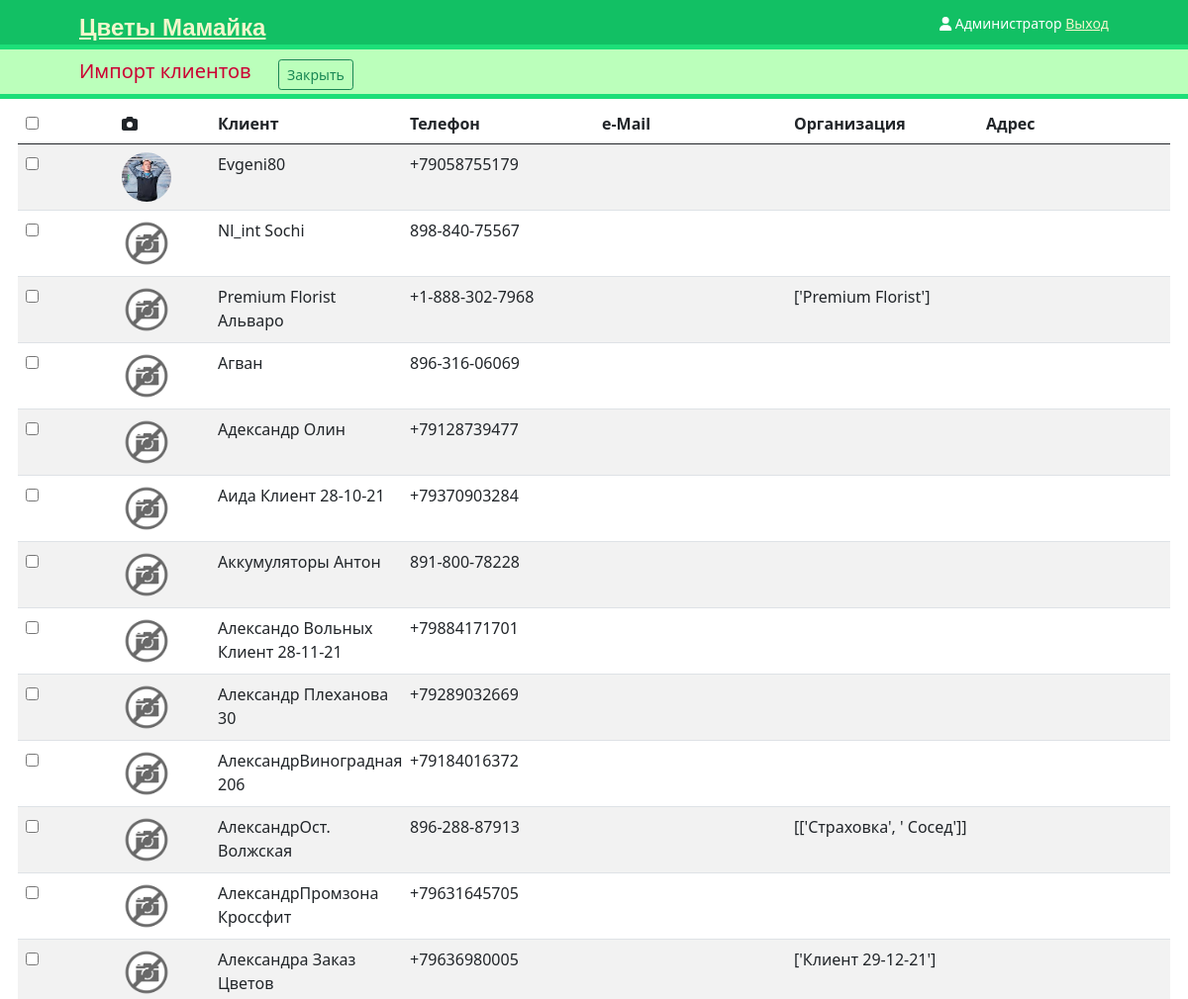
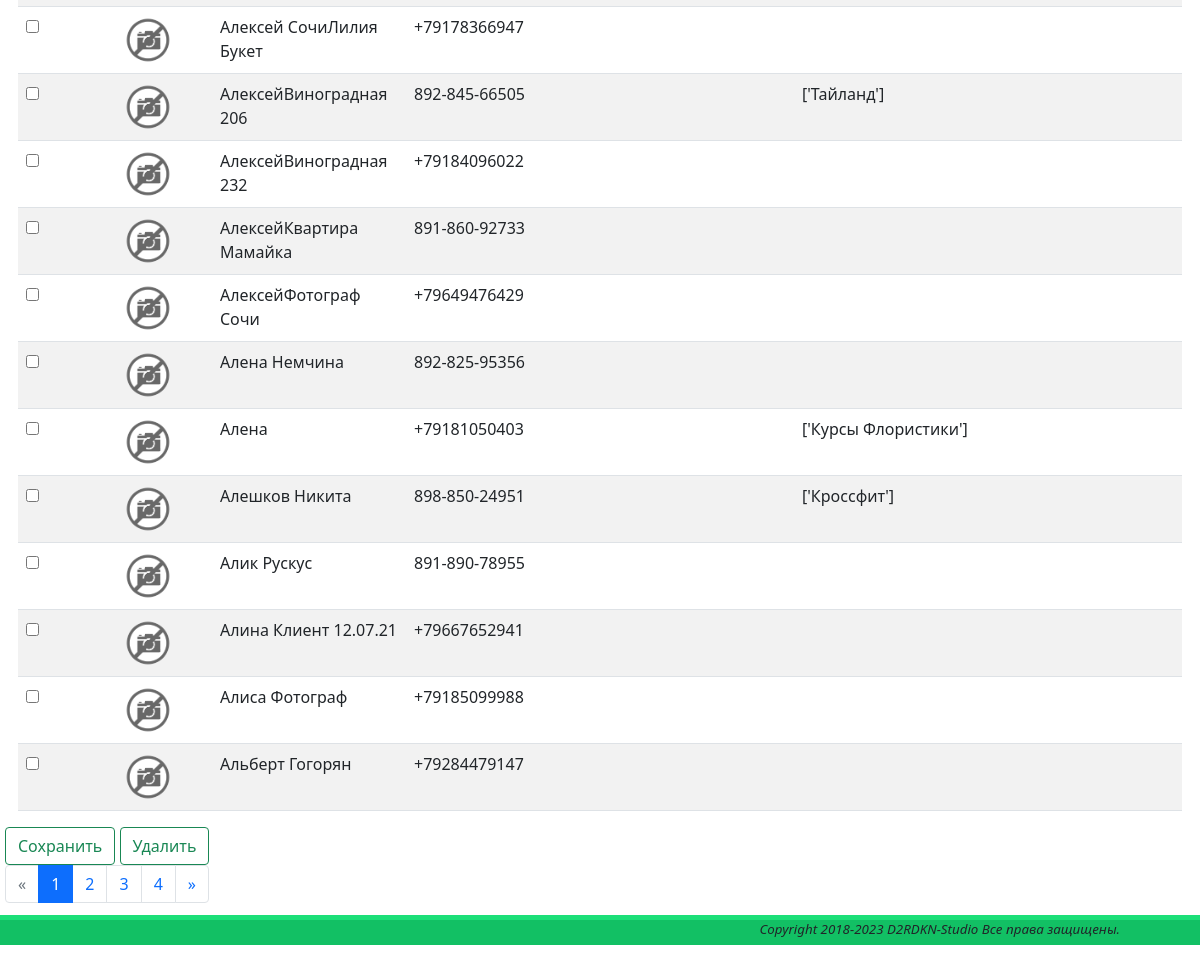
Before: /references/contacts/import/ (signed in) with the older database file (2 pictures, top to bottom).
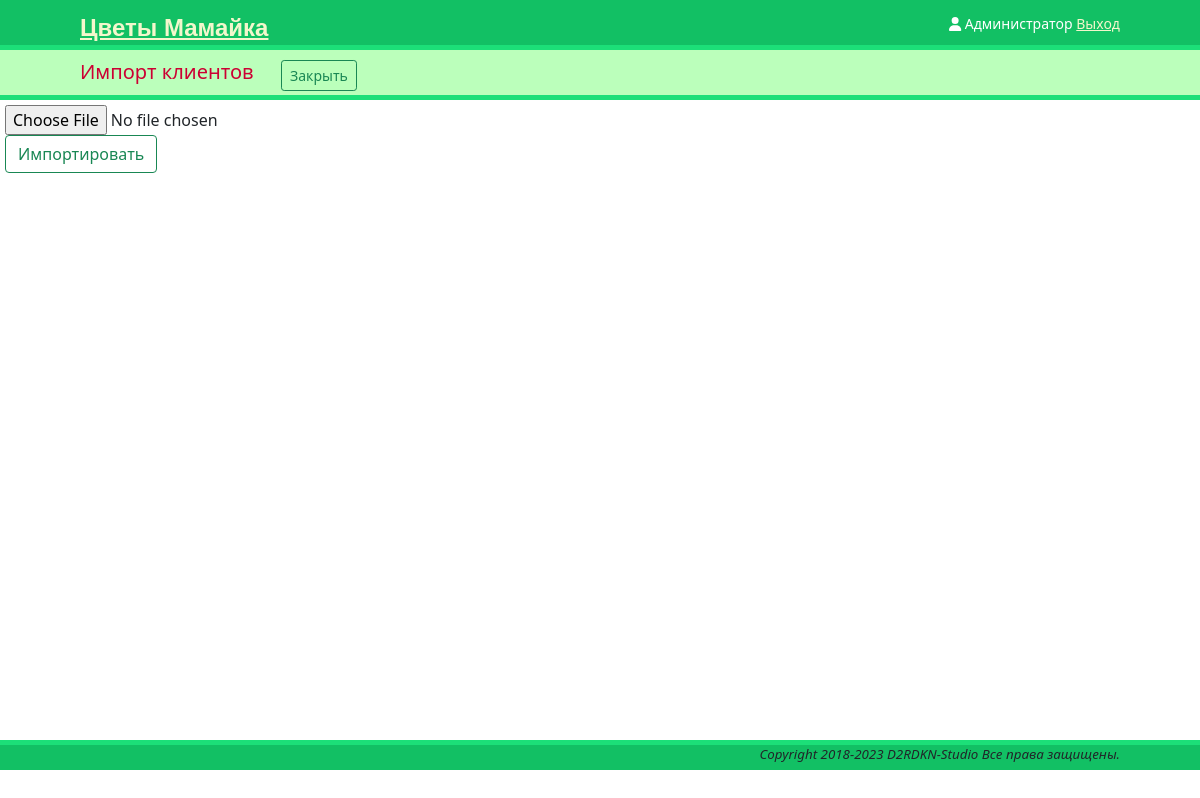
After: the same page with the newer database file.
### references/contacts/models.py (models this page shows)
class ContactTmp(models.Model):
    first_name = models.CharField(max_length=255, verbose_name='Имя')
    last_name = models.CharField(blank=True, max_length=255, verbose_name='Фамилия')
    email = models.EmailField(blank=True, verbose_name='Почта')
    phone = models.CharField(max_length=20, verbose_name='Телефон')
    phone2 = models.CharField(blank=True, max_length=20, verbose_name='Телефон2')
    address = models.TextField(blank=True, verbose_name='Адрес')
    description = models.TextField(blank=True, verbose_name='Описание')
    image = models.TextField(blank=True, verbose_name='Изображение')
    class Meta:
        ordering = ['first_name']

### references/contacts/views.py (the view, shortened to what this page needs)
# urls.py: path('import/', contacts_views.contacts_import, name='contacts_import'),
@login_required
def contacts_import(request):
    contacts = ContactTmp.objects.all()
    if contacts.count() > 0:    # проверка на существование контактов во временном файле.
        if request.method == 'POST' and request.POST.get("clear"):      # удаляем отмеченные записи
            items = request.POST.getlist("item")
            for item in items:
                ContactTmp.objects.filter(id=item).delete()
            return render(request, 'references/contacts/import.html', {'flist': contacts_paginator(request)})
        return render(request, 'references/contacts/import.html', {'flist': contacts_paginator(request)})
    else:   # Временная таблица пустая
        if request.method == 'POST' and request.POST.get("load_file"):  # загружаем данные из vCard
            fd = request.FILES['file']
            if fd:
                """
                Убираем переносы строк, так как vobject
                нифига не умеет читать перенесенные строки, а
                в vcard строки длиннее 75 символов, переносятся на новую строку
                с символом '='
                Ну и переводим за одним в кодировку utf-8
                """
                fd = fd.read().decode('utf-8').replace("=\r\n=", '=').replace("=\r\n;", ';')
                vcardlist = vobject.readComponents(fd)
                for vcard in vcardlist:
                    if hasattr(vcard, 'fn'):
                        if hasattr(vcard, 'n'):
                            nname = "".join([vcard.n.value.prefix, vcard.n.value.given,
                                              vcard.n.value.suffix, vcard.n.value.additional])
                            fname = vcard.n.value.family
                        else:
                            nname = ""
                            fname = ""
                        if hasattr(vcard, 'tel'):
                            cell = [tel.value for tel in vcard.contents['tel']]
                            cel1=cell[0]
                            if len(cell)>1:
                                cel2=cell[1]
                            else:
                                cel2=""
                        else:
                            cell = ""
                            cel2 = ""
                        if hasattr(vcard, 'address'):
                            address = vcard.address.value
                        else:
                            address = ""
                        if hasattr(vcard, 'org'):
                            org = vcard.org.value
                        else:
                            org = ""
                        if hasattr(vcard, 'photo'):
                            strphoto = base64.b64encode(vcard.photo.value).decode('utf-8')
                        else:
                            strphoto = ""
                        if hasattr(vcard, 'email'):
                            email = vcard.email.value
                        else:
                            email = ""
                        contact = ContactTmp(first_name=nname, last_name=fname, email=email, phone=cel1,
                                             phone2=cel2, address=address, description=org, image=strphoto)
                        contact.save()
                return render(request, 'references/contacts/import.html', {'flist': contacts_paginator(request)})
            else:
                return render(request, 'references/contacts/import.html',
                              {"message": "Файл не выбран, или не содержит записей!"})
    return render(request, 'references/contacts/import.html')

### references/contacts/views.py (called while the page is built)
@login_required
def contacts_paginator(request):
    contacts = ContactTmp.objects.all()
    paginator = Paginator(contacts, 25)
    page_number = request.GET.get('page')
    if page_number is None:
        page_number = 1
    page_obj = paginator.get_page(page_number)
    return page_obj

### templates/references/contacts/import.html (shortened to what the changed rows need)
{% extends "onepage.html" %}
{% load static %}
{% block main %}
    <tbody class="container-fluid">
        {% if message %}
            {{ message }}
        {% else %}
            {% if flist %}
                <form method="post" id="formId">
                    <table class="container table table-striped">
                        <thead>
                            <tr class="row">
                                <th class="col-1" scope="col"><input type="checkbox" id="filterchbox"></th>
                                <th class="col-1" scope="col"><i class="fa-solid fa-camera"></i></th>
                                <th class="col-2" scope="col">Клиент</th>
                                <th class="col-2" scope="col">Телефон</th>
                                <th class="col-2" scope="col">e-Mail</th>
                                <th class="col-2" scope="col">Организация</th>
                                <th class="col-2" scope="col">Адрес</th>
                            </tr>
                        </thead>
                        <tbody>
                            {% for val in flist %}
                            <tr class="row">
                                <td class="col-1">
                                    <input type="checkbox" name="item" value={{ val.id }}>
                                </td>
                                <td class="col-1">
                                    {% if val.image %}
                                        <img class="rounded-circle" width = 50px>
                                    {% else %}
                                        <img class="rounded-circle" width = 50px src="{% static '/img/no-image.png' %}"
                                        width="50"
                                        alt="[X]">
                                    {% endif %}
                                </td>
                                <td class="col-2">
                                   {{ val.first_name }} {{ val.last_name }}
                                </td>
                                <td class="col-2">
                                   {{ val.phone }} {{ val.phone2 }}
                                </td>
                                <td class="col-2">
                                </td>
                                <td class="col-2">
                                   {{ val.description }}
                                </td>
                                <td class="col-2">
                                </td>
                            </tr>
                            {% endfor %}
                        </tbody>
                    </table>
                    <button class="btn btn-outline-success" name="import" value="1" type="submit">Сохранить</button>
                    <button class="btn btn-outline-success" name="clear" value="2" type="submit">Удалить</button>
                </form>
                {% if flist.has_other_pages %}
                <nav id="pagination" class="col align-self-center" aria-label="Page navigation example">
                <ul class="pagination">
                {% if flist.has_previous %}
                    <li class="page-item"><a class="page-link" href="?page={{ posts.previous_page_number }}">&laquo;</a></li>
                {% else %}
                <li class="page-item disabled"><span class="page-link" href="#" tabindex="-1" aria-disabled="true">&laquo;</span></li>
                {% endif %}
                {% for i in flist.paginator.page_range %}
                    {% if i > flist.number|add:-4 and i < flist.number|add:4 %}
                        {% if flist.number == i %}
                            <li class="page-item active" aria-current="page"><a class="page-link" href="#">{{ i }} <span class="sr-only">(current)</span></a></li>
                        {% else %}
                            <li class="page-item"><a class="page-link" href="?page={{ i }}">{{ i }}</a></li>
                        {% endif %}
                    {% endif %}
                {% endfor %}
                {% if flist.has_next %}
                    <li class="page-item"><a class="page-link" href="?page={{ posts.next_page_number }}">&raquo;</a></li>
                {% else %}
                <li class="page-item disabled"><span class="page-link" href="#" tabindex="-1" aria-disabled="true">&raquo;</span></li>
                {% endif %}
                </ul>
            </nav>
            {% endif %}
            {% else %}
                <form method="post" enctype="multipart/form-data">
                    <div class="row">
                        <div class="col">
                            <input type="file" name="file" id="importfile" accept=".vcf">
                        </div>
                    </div>
                    <div class="row">
                        <div class="col">
                            <button class="btn btn-outline-success" name="load_file" value="1" type="submit">Импортировать</button>
                        </div>
                    </div>
                </form>
            {% endif %}
        {% endif %}
    </div>
 {% endblock %}

Changed rows visible on the page:
removed ContactTmp: first_name "Evgeni80", phone "+79058755179"
removed ContactTmp: first_name "Nl_int", last_name "Sochi", phone "898-840-75567"
removed ContactTmp: first_name "Premium Florist Альваро", phone "+1-888-302-7968", description "['Premium Florist']"
removed ContactTmp: first_name "Агван", phone "896-316-06069"
removed ContactTmp: first_name "Адександр", last_name "Олин", phone "+79128739477"
removed ContactTmp: first_name "Аида", last_name "Клиент 28-10-21", phone "+79370903284"
removed ContactTmp: first_name "Аккумуляторы", last_name "Антон", phone "891-800-78228"
removed ContactTmp: first_name "Александо Вольных", last_name "Клиент 28-11-21", phone "+79884171701"
removed ContactTmp: first_name "Александр", last_name "Плеханова 30", phone "+79289032669"
removed ContactTmp: first_name "АлександрВиноградная", last_name "206", phone "+79184016372"
removed ContactTmp: first_name "АлександрОст.", last_name "Волжская", phone "896-288-87913", description "[['Страховка', ' Сосед']]"
removed ContactTmp: first_name "АлександрПромзона", last_name "Кроссфит", phone "+79631645705"
removed ContactTmp: first_name "Александра", last_name "Заказ Цветов", phone "+79636980005", description "['Клиент 29-12-21']"
removed ContactTmp: first_name "Алексей СочиЛилия", last_name "Букет", phone "+79178366947"
removed ContactTmp: first_name "АлексейВиноградная", last_name "206", phone "892-845-66505", description "['Тайланд']"
removed ContactTmp: first_name "АлексейВиноградная", last_name "232", phone "+79184096022"
removed ContactTmp: first_name "АлексейКвартира", last_name "Мамайка", phone "891-860-92733"
removed ContactTmp: first_name "АлексейФотограф", last_name "Сочи", phone "+79649476429"
removed ContactTmp: first_name "Алена", last_name "Немчина", phone "892-825-95356"
removed ContactTmp: first_name "Алена", phone "+79181050403", description "['Курсы Флористики']"
removed ContactTmp: first_name "Алешков", last_name "Никита", phone "898-850-24951", description "['Кроссфит']"
removed ContactTmp: first_name "Алик", last_name "Рускус", phone "891-890-78955"
removed ContactTmp: first_name "Алина", last_name "Клиент 12.07.21", phone "+79667652941"
removed ContactTmp: first_name "Алиса", last_name "Фотограф", phone "+79185099988"
removed ContactTmp: first_name "Альберт", last_name "Гогорян", phone "+79284479147"
Other visible differences:
form field value: "☐" → (not shown)
text no longer shown: "Клиент Телефон e-Mail Организация Адрес Сохранить Удалить « »"
text now shown: "Импортировать"
list line gone: "1"
list line gone: "2"
list line gone: "3"
list line gone: "4"
